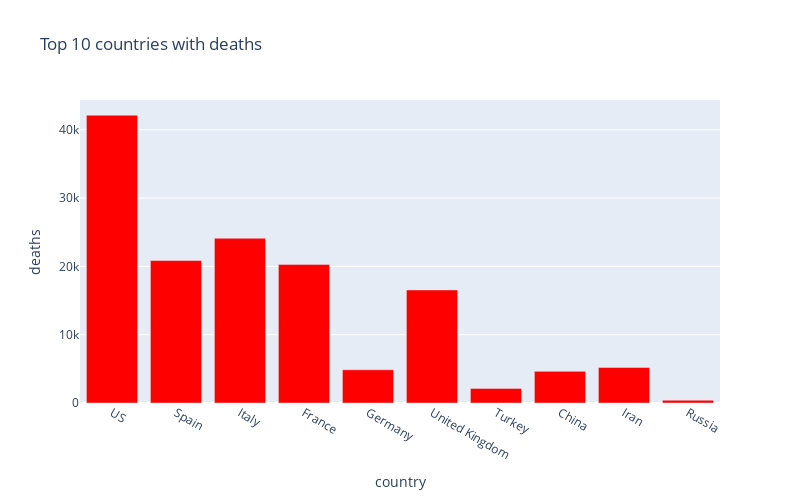

The notebook cell this image was saved under:
### Markdown cell above
## 10 Worst Hit Countries - Deaths

### Code cell
px.bar(
    sorted_country_df.head(10),
    x="country",
    y="deaths",
    title="Top 10 countries with deaths",
    color_discrete_sequence=["red"],
    height=500,
    width=800
)

### Figure 1 — Plotly figure (JSON) as saved in the notebook; plotly's stock layout.template omitted (floating-point values rounded to 4 significant figures)
{"data": [{"alignmentgroup": "True", "hovertemplate": "country=%{x}<br>deaths=%{y}<extra></extra>", "legendgroup": "", "marker": {"color": "red"}, "name": "", "offsetgroup": "", "orientation": "v", "showlegend": false, "textposition": "auto", "type": "bar", "x": ["US", "Spain", "Italy", "France", "Germany", "United Kingdom", "Turkey", "China", "Iran", "Russia"], "xaxis": "x", "y": [42138, 20852, 24114, 20292, 4862, 16550, 2140, 4636, 5209, 405], "yaxis": "y"}], "layout": {"barmode": "relative", "height": 500, "legend": {"tracegroupgap": 0}, "title": {"text": "Top 10 countries with deaths"}, "width": 800, "xaxis": {"anchor": "y", "domain": [0, 1], "title": {"text": "country"}}, "yaxis": {"anchor": "x", "domain": [0, 1], "title": {"text": "deaths"}}}}
